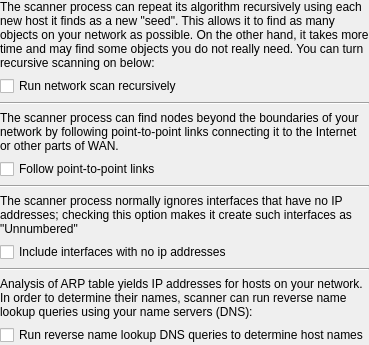
     <widget class="QWidget" name="WizardPage6">
      <layout class="QVBoxLayout">
       <property name="margin">
        <number>0</number>
       </property>
       <item>
        <widget class="QLabel" name="textLabel7">
         <property name="text">
          <string>The scanner process can repeat its algorithm recursively using each new host it finds as a new &quot;seed&quot;. This allows it to find as many objects on your network as possible. On the other hand, it takes more time and may find some objects you do not really need. You can turn recursive scanning on below:</string>
         </property>
         <property name="alignment">
          <set>Qt::AlignVCenter</set>
         </property>
         <property name="wordWrap">
          <bool>true</bool>
         </property>
        </widget>
       </item>
       <item>
        <widget class="QCheckBox" name="snmprecursive">
         <property name="text">
          <string>Run network scan recursively</string>
         </property>
        </widget>
       </item>
       <item>
        <widget class="Line" name="line1">
         <property name="frameShape">
          <enum>QFrame::HLine</enum>
         </property>
         <property name="frameShadow">
          <enum>QFrame::Sunken</enum>
         </property>
         <property name="orientation">
          <enum>Qt::Horizontal</enum>
         </property>
        </widget>
       </item>
       <item>
        <widget class="QLabel" name="textLabel8">
         <property name="text">
          <string>The scanner process can find nodes beyond the boundaries of your network by following point-to-point links connecting it to the Internet or other parts of WAN.</string>
         </property>
         <property name="alignment">
          <set>Qt::AlignVCenter</set>
         </property>
         <property name="wordWrap">
          <bool>true</bool>
         </property>
        </widget>
       </item>
       <item>
        <widget class="QCheckBox" name="snmpfollowp2p">
         <property name="text">
          <string>Follow point-to-point links</string>
         </property>
        </widget>
       </item>
       <item>
        <widget class="Line" name="line2">
         <property name="frameShape">
          <enum>QFrame::HLine</enum>
         </property>
         <property name="frameShadow">
          <enum>QFrame::Sunken</enum>
         </property>
         <property name="orientation">
          <enum>Qt::Horizontal</enum>
         </property>
        </widget>
       </item>
       <item>
        <widget class="QLabel" name="textLabel9">
         <property name="text">
          <string>The scanner process normally ignores interfaces that have no IP addresses; checking this option makes it create such interfaces as &quot;Unnumbered&quot;</string>
         </property>
         <property name="alignment">
          <set>Qt::AlignVCenter</set>
         </property>
         <property name="wordWrap">
          <bool>true</bool>
         </property>
        </widget>
       </item>
       <item>
        <widget class="QCheckBox" name="snmpincludeunnumbered">
         <property name="text">
          <string>Include interfaces with no ip addresses</string>
         </property>
        </widget>
       </item>
       <item>
        <widget class="Line" name="line3">
         <property name="frameShape">
          <enum>QFrame::HLine</enum>
         </property>
         <property name="frameShadow">
          <enum>QFrame::Sunken</enum>
         </property>
         <property name="orientation">
          <enum>Qt::Horizontal</enum>
         </property>
        </widget>
       </item>
       <item>
        <widget class="QLabel" name="textLabel10">
         <property name="text">
          <string>Analysis of ARP table yields IP addresses for hosts on your network. In order to determine their names, scanner can run reverse name lookup queries using your name servers (DNS):</string>
         </property>
         <property name="alignment">
          <set>Qt::AlignVCenter</set>
         </property>
         <property name="wordWrap">
          <bool>true</bool>
         </property>
        </widget>
       </item>
       <item>
        <widget class="QCheckBox" name="snmpdodns">
         <property name="text">
          <string>Run reverse name lookup DNS queries to determine host names</string>
         </property>
         <property name="checked">
          <bool>false</bool>
         </property>
        </widget>
       </item>
      </layout>
     </widget>
